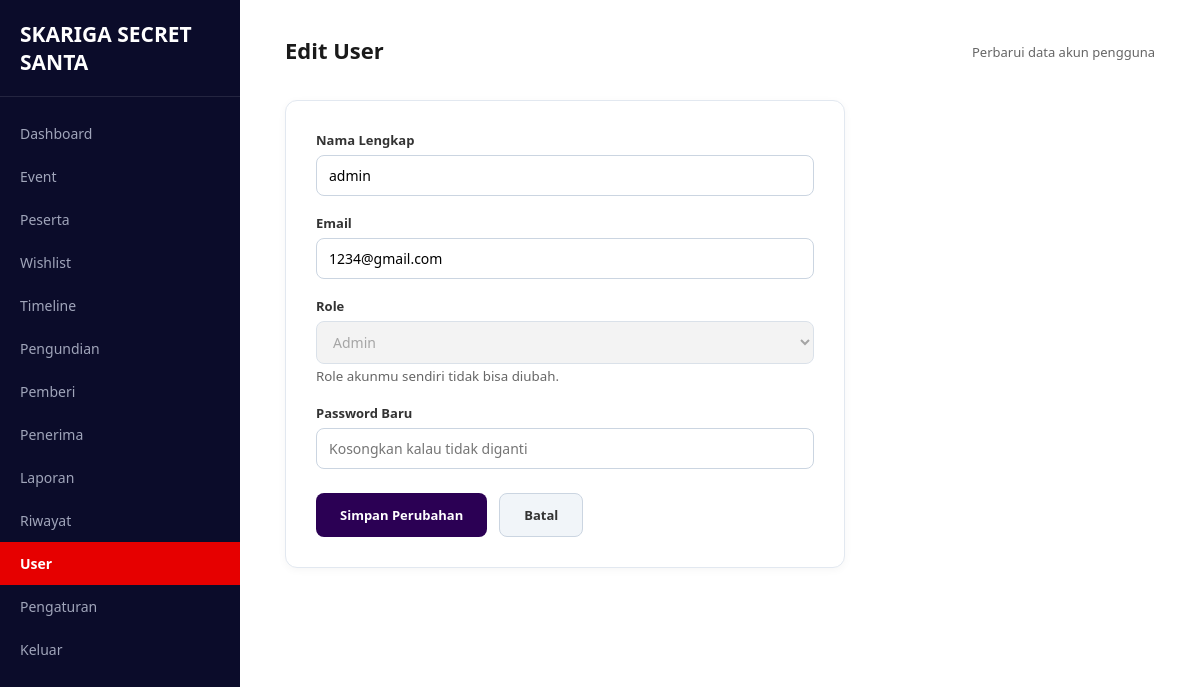
Page /pages/user/edit.php?id=9 (signed in) on the committed database.
### tables this page shows
CREATE TABLE `users` (
  `id` int(11) NOT NULL,
  `nama` varchar(100) NOT NULL,
  `email` varchar(100) NOT NULL,
  `password` varchar(255) NOT NULL,
  `role` enum('admin','peserta') NOT NULL DEFAULT 'peserta',
  `foto` varchar(255) DEFAULT NULL,
  `created_at` timestamp NOT NULL DEFAULT current_timestamp()
);

### includes/functions.php (called while the page is built, shortened)
<?php
function h($str)
{
    return htmlspecialchars((string) $str, ENT_QUOTES, 'UTF-8');
}
?>

### config/config.php (called while the page is built, shortened)
<?php
$base_url = 'http://localhost:8080/Project-TA-rey-nesya-rendra/';
function base_url($path = '')
{
    global $base_url;
    return $base_url . ltrim($path, '/');
}
?>

### pages/user/edit.php (the view, shortened to what this page needs)
<?php
require_once __DIR__ . '/../../config/config.php';
require_once __DIR__ . '/../../includes/functions.php';
$id = (int) ($_GET['id'] ?? $_POST['id'] ?? 0);
$my_id = (int) $_SESSION['user_id'];
$stmt = $conn->prepare("SELECT id, nama, email, role FROM users WHERE id = ?");
$stmt->bind_param('i', $id);
$stmt->execute();
$user = $stmt->get_result()->fetch_assoc();
$is_self = $id === $my_id;
$nama = $user['nama'];
$email = $user['email'];
$role = $user['role'];
require_once __DIR__ . '/../../includes/admin_layout_top.php';
?>
<div class="form-card">
    <form method="POST">
        <div class="form-group">
            <label for="nama">Nama Lengkap</label>
            <input type="text" id="nama" name="nama" value="<?= h($nama) ?>" maxlength="100" required>
        </div>
        <div class="form-group">
            <label for="email">Email</label>
            <input type="email" id="email" name="email" value="<?= h($email) ?>" maxlength="100" required>
        </div>
        <div class="form-group">
            <label for="role">Role</label>
            <select id="role" name="role" <?= $is_self ? 'disabled' : '' ?>>
                <option value="admin" <?= $role === 'admin' ? 'selected' : '' ?>>Admin</option>
            </select>
            <?php if ($is_self): ?>
                <small style="color:#666;">Role akunmu sendiri tidak bisa diubah.</small>
            <?php endif; ?>
        </div>
        <div class="form-group">
            <label for="password">Password Baru</label>
            <input type="password" id="password" name="password" minlength="6" maxlength="72" placeholder="Kosongkan kalau tidak diganti">
        </div>
        <div class="form-actions">
            <button type="submit" class="btn-primary">Simpan Perubahan</button>
            <a href="<?= base_url('pages/user/index.php') ?>" class="btn-secondary">Batal</a>
        </div>
    </form>
</div>
<?php require_once __DIR__ . '/../../includes/admin_layout_bottom.php'; ?>

### assets/css/style_admin.css (style rules this page uses)
* { box-sizing: border-box; margin: 0; padding: 0; font-family: 'Segoe UI', Tahoma, Geneva, Verdana, sans-serif; }
html, body { width: 100%; height: 100%; overflow-x: hidden; background-color: #ffffff; }
.btn-primary { background-color: #2b0054; color: white; border: none; padding: 12px 24px; border-radius: 8px; font-weight: 600; cursor: pointer; font-size: 13px; transition: background 0.3s ease; }
.form-card { border: 1px solid #e2e8f0; border-radius: 12px; padding: 30px; background-color: #ffffff; box-shadow: 0 2px 8px rgba(0, 0, 0, 0.04); max-width: 560px; }
.form-group { margin-bottom: 18px; }
.form-group label { display: block; margin-bottom: 6px; font-size: 13px; font-weight: 600; color: #333; }
.form-group input, .form-group select, .form-group textarea { width: 100%; padding: 10px 12px; border: 1px solid #cbd5e1; border-radius: 8px; font-size: 14px; }
.form-actions { display: flex; gap: 12px; margin-top: 24px; }
.btn-secondary { background-color: #f1f5f9; color: #333; border: 1px solid #cbd5e1; padding: 12px 24px; border-radius: 8px; font-weight: 600; font-size: 13px; text-decoration: none; display: inline-block; }

### rows in the picture
users: nama "admin", email "1234@gmail.com", role "Admin"

### other values in the picture
$item['label'] "Dashboard"
$item['label'] "Event"
$item['label'] "Peserta"
$item['label'] "Wishlist"
$item['label'] "Timeline"
$item['label'] "Pengundian"
$item['label'] "Pemberi"
$item['label'] "Penerima"
$item['label'] "Laporan"
$item['label'] "Riwayat"
$item['label'] "User"
$item['label'] "Pengaturan"
$page_title "Edit User"
$page_subtitle "Perbarui data akun pengguna"
